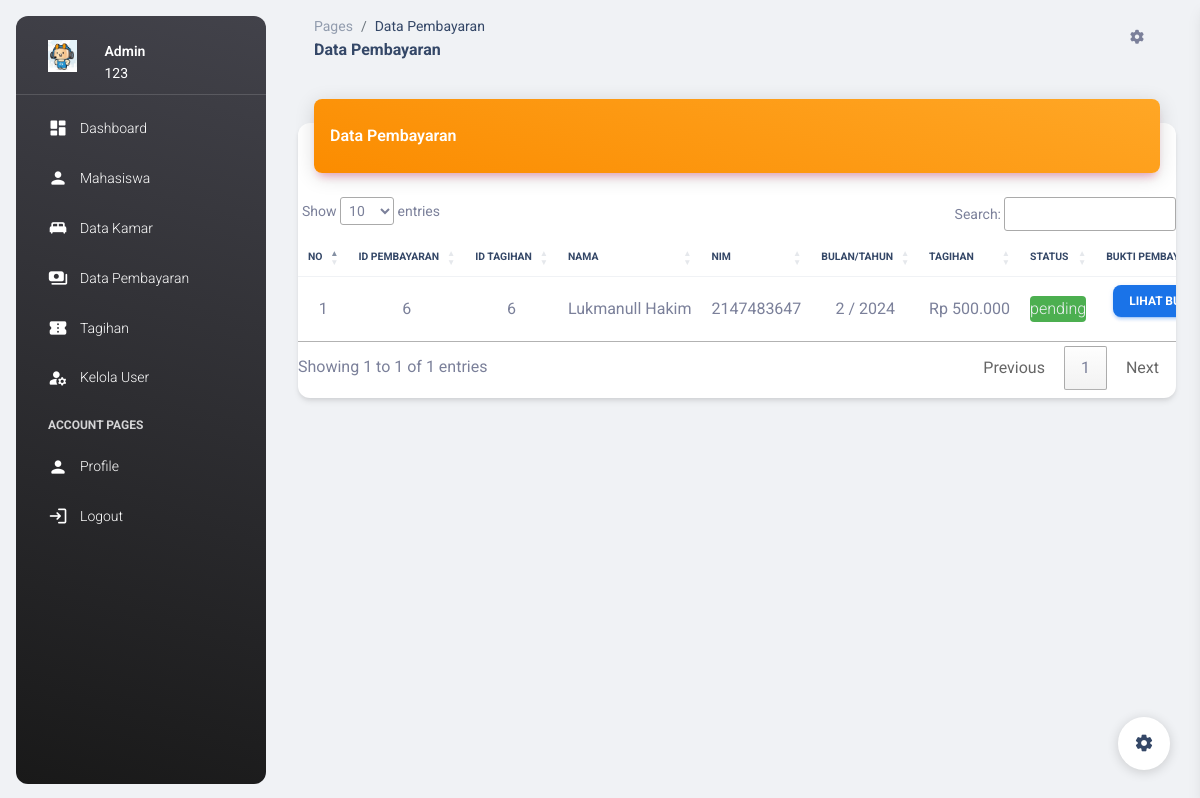
The page /dt_pembayaran.php (signed in) on the database its author committed.
### tables this page shows
CREATE TABLE `pembayaran` (
  `id_pembayaran` int(15) NOT NULL,
  `id_tagihan` int(15) NOT NULL,
  `id_mhs` int(15) NOT NULL,
  `foto_bukti_pembayaran` varchar(500) NOT NULL,
  `waktu_pembayaran` datetime NOT NULL DEFAULT current_timestamp(),
  `status` varchar(15) NOT NULL DEFAULT 'pending'
);

CREATE TABLE `mahasiswa` (
  `id_mhs` int(11) NOT NULL,
  `nim` int(20) DEFAULT NULL,
  `nama_mhs` varchar(255) DEFAULT NULL,
  `foto` varchar(500) DEFAULT NULL,
  `tempat` varchar(255) DEFAULT NULL,
  `tgl_lahir` date DEFAULT NULL,
  `jk` varchar(15) DEFAULT NULL,
  `kewarganegaraan` varchar(50) DEFAULT NULL,
  `agama` varchar(50) DEFAULT NULL,
  `email` varchar(255) DEFAULT NULL,
  `no_hp` varchar(15) DEFAULT NULL,
  `kode_pos` varchar(10) DEFAULT NULL,
  `alamat` text DEFAULT NULL,
  `provinsi` varchar(100) DEFAULT NULL,
  `kabupaten` varchar(100) DEFAULT NULL,
  `kecamatan` varchar(100) DEFAULT NULL,
  `ortu` varchar(255) DEFAULT NULL,
  `no_hp_ortu` varchar(15) DEFAULT NULL,
  `alamat_ortu` text DEFAULT NULL,
  `pendidikan` varchar(255) DEFAULT NULL,
  `nama_sekolah` varchar(255) DEFAULT NULL,
  `jurusan` varchar(255) DEFAULT NULL,
  `prodi` varchar(255) DEFAULT NULL,
  `semester` int(11) DEFAULT NULL,
  `id_kamar` int(15) DEFAULT NULL
);

CREATE TABLE `tagihan` (
  `id_tagihan` int(15) NOT NULL,
  `nama` varchar(100) NOT NULL,
  `bulan` int(15) NOT NULL,
  `tahun` int(15) NOT NULL,
  `tagihan` int(15) NOT NULL,
  `tgl_tagih` datetime NOT NULL DEFAULT current_timestamp(),
  `status` varchar(50) NOT NULL DEFAULT 'non_active'
);

### proses/koneksi.php (called while the page is built, shortened)
<?php
function format_rupiah($angka)
{
    $rupiah = "Rp " . number_format($angka, 0, ',', '.');
    return $rupiah;
}
?>

### dt_pembayaran.php (the view, shortened to what this page needs)
<?php include 'proses/koneksi.php'; ?>
<!DOCTYPE html>
<html lang="en">
<head>
  <link href="./assets/css/nucleo-icons.css" rel="stylesheet" />
  <link href="./assets/css/nucleo-svg.css" rel="stylesheet" />
  <link id="pagestyle" href="./assets/css/material-dashboard.css?v=3.0.0" rel="stylesheet" />
  <link rel="stylesheet" href="https://cdn.datatables.net/1.13.7/css/jquery.dataTables.css" />
</head>
<body class="g-sidenav-show bg-gray-200">
  <?php include 'sidebar.php'; ?>
  <main class="main-content position-relative max-height-vh-100 h-100 border-radius-lg">
    <nav class="navbar navbar-main navbar-expand-lg px-0 mx-4 shadow-none border-radius-xl" id="navbarBlur"
      navbar-scroll="true">
      <div class="container-fluid py-1 px-3">
        <nav aria-label="breadcrumb">
          <ol class="breadcrumb bg-transparent mb-0 pb-0 pt-1 px-0 me-sm-6 me-5">
            <li class="breadcrumb-item text-sm"><a class="opacity-5 text-dark" href="javascript:;">Pages</a></li>
            <li class="breadcrumb-item text-sm text-dark active" aria-current="page">Data Pembayaran</li>
          </ol>
          <h6 class="font-weight-bolder mb-0">Data Pembayaran</h6>
        </nav>
        <ul class="navbar-nav justify-content-end">
          <li class="nav-item px-3 d-flex align-items-center">
            <a href="javascript:;" class="nav-link text-body p-0">
              <i class="fa fa-cog fixed-plugin-button-nav cursor-pointer"></i>
            </a>
          </li>
        </ul>
      </div>
    </nav>
    <div class="container-fluid py-4">
      <div class="row">
        <div class="col-12">
          <div class="card my-4">
            <div class="card-header p-0 position-relative mt-n4 mx-3 z-index-2">
              <div class="bg-gradient-warning shadow-primary border-radius-lg pt-4 pb-3">
                <div class="d-flex justify-content-between">
                  <h6 class="text-white text-capitalize ps-3">Data Pembayaran</h6>
                </div>
              </div>
            </div>
            <div class="card-body px-0 pb-2">
              <div class="table-responsive p-0">
                <table class="table align-items-center mb-0 text-center " id="myTable">
                  <thead>
                    <tr>
                      <th class="text-uppercase text-dark text-xxs font-weight-bolder">No</th>
                      <th class="text-uppercase text-dark text-xxs font-weight-bolder">ID Pembayaran</th>
                      <th class="text-uppercase text-dark text-xxs font-weight-bolder">ID Tagihan</th>
                      <th class="text-uppercase text-dark text-xxs font-weight-bolder">Nama</th>
                      <th class="text-uppercase text-dark text-xxs font-weight-bolder">NIM</th>
                      <th class="text-uppercase text-dark text-xxs font-weight-bolder">Bulan/Tahun</th>
                      <th class="text-uppercase text-dark text-xxs font-weight-bolder">Tagihan</th>
                      <th class="text-uppercase text-dark text-xxs font-weight-bolder">Status</th>
                      <th class="text-uppercase text-dark text-xxs font-weight-bolder">Bukti Pembayaran</th>
                    </tr>
                  </thead>
                  <tbody class="text-center">
                    <?php
                    $no = 1;
                    $kueri = mysqli_query($conn, "SELECT * FROM pembayaran");
                    while ($row = mysqli_fetch_array($kueri)) {
                      $idmhs = $row['id_mhs'];
                      $kueri2 = mysqli_query($conn, "SELECT * FROM mahasiswa WHERE id_mhs = $idmhs");
                      $row2 = mysqli_fetch_array($kueri2);
                      $id_tagihan = $row['id_tagihan'];
                      $kueri3 = mysqli_query($conn, "SELECT * FROM tagihan WHERE id_tagihan = $id_tagihan");
                      $row3 = mysqli_fetch_array($kueri3);
                      ?>
                      <tr>
                        <td>
                          <?php echo $no++; ?>
                        </td>
                        <td>
                          <?php echo $row['id_pembayaran']; ?>
                        </td>
                        <td>
                          <?php echo $row['id_tagihan']; ?>
                        </td>
                        <td>
                          <?php echo $row2['nama_mhs']; ?>
                        </td>
                        <td>
                          <?php echo $row2['nim']; ?>
                        </td>
                        <td>
                          <?php echo $row3['bulan']; ?> /
                          <?php echo $row3['tahun']; ?>
                        </td>
                        <td>
                          <?php echo format_rupiah($row3['tagihan']); ?>
                        </td>
                        <td>
                          <?php if ($row['status'] == 'not_confirmed') { ?>
                            <div class="bg-danger text-light rounded">
                              <?php echo $row['status']; ?>
                            </div>
                          <?php } else { ?>
                            <div class="bg-success text-light rounded">
                              <?php echo $row['status']; ?>
                            </div>
                          <?php } ?>
                        </td>
                        <td><a href="#" onclick="show_bukti('<?php echo $row['foto_bukti_pembayaran'] ?>')"
                            data-bs-toggle="modal" data-bs-target="#ModalGambar" class="btn btn-sm btn-info">Lihat
                            BUKTI</a></td>
                      </tr>
                    <?php } ?>
                  </tbody>
                </table>
              </div>
            </div>
          </div>
        </div>
      </div>
    </div>
    <br>
    <br>
  </main>
  <div class="fixed-plugin">
    <a class="fixed-plugin-button text-dark position-fixed px-3 py-2">
      <i class="material-icons py-2">settings</i>
    </a>
  </div>
</body>
</html>

### rows shown on the page
pembayaran: id_pembayaran "6", id_tagihan "6", id_mhs.nama_mhs "Lukmanull Hakim", id_mhs.nim "2147483647", id_tagihan.bulan "2", id_tagihan.tahun "2024", id_tagihan.tagihan "Rp 500.000", status "pending"

### other values the page prints
$_SESSION['nama_user'] "Admin"
$_SESSION['nomor_identitas'] "123"
